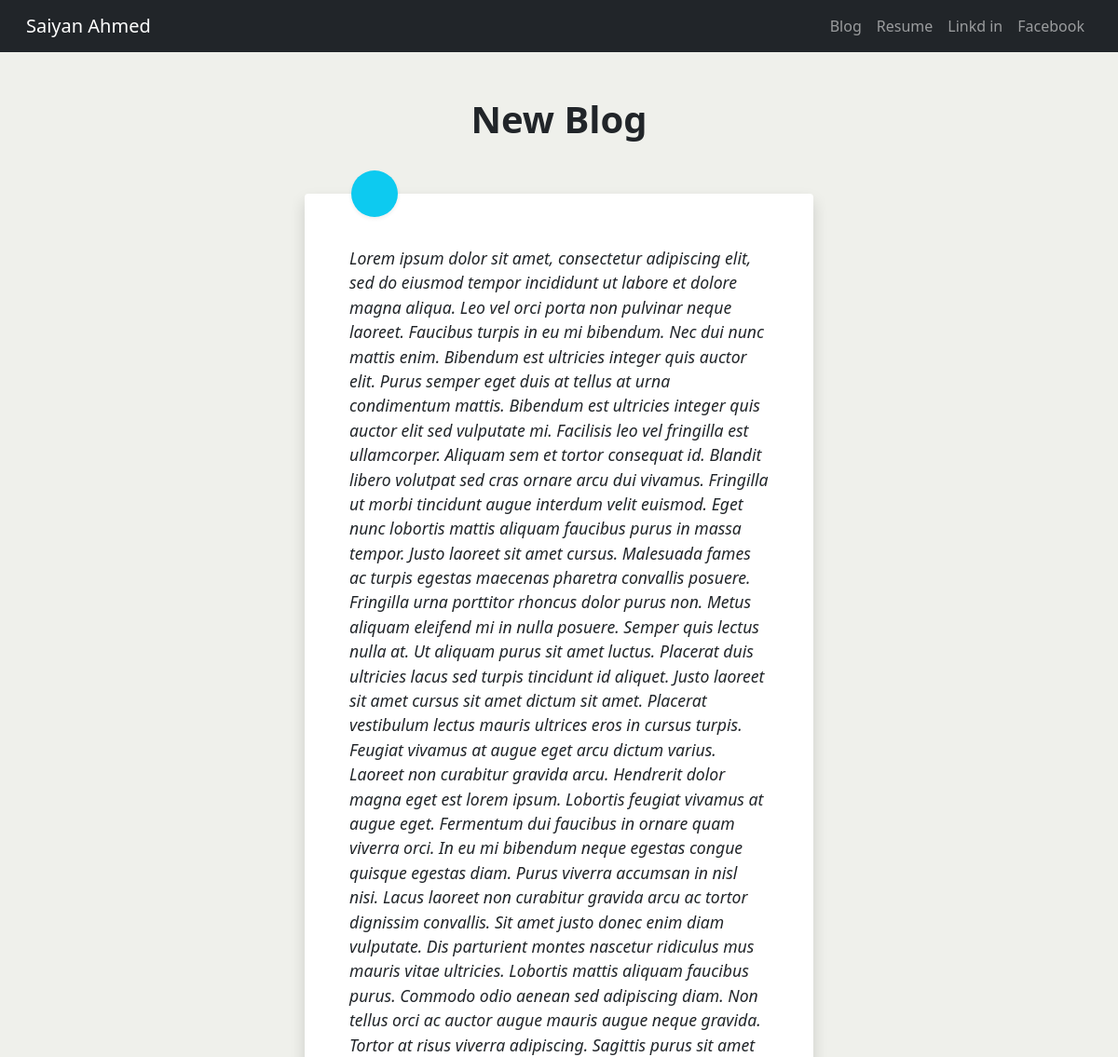
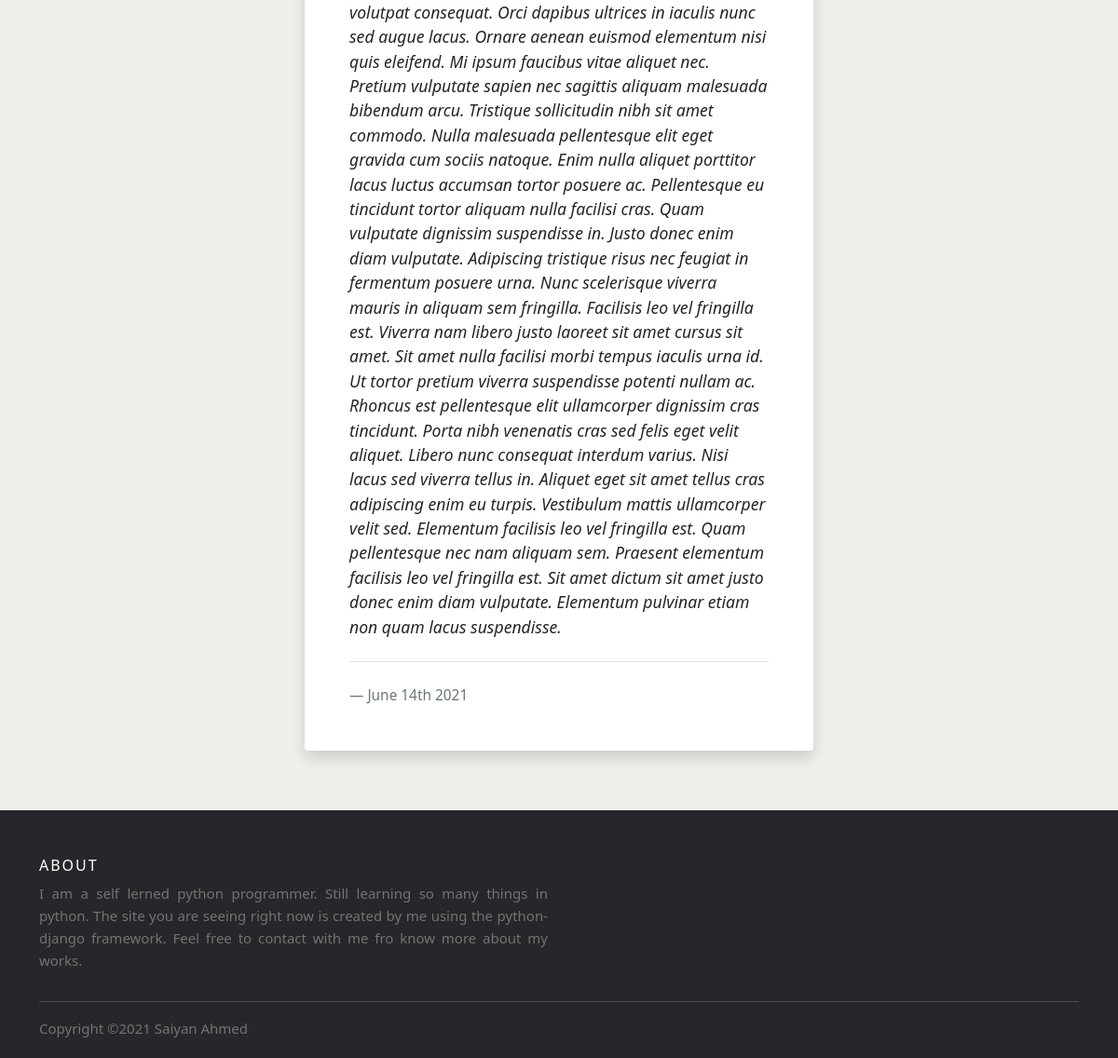
The app's page /blog/4, older data (2 pictures, top to bottom).
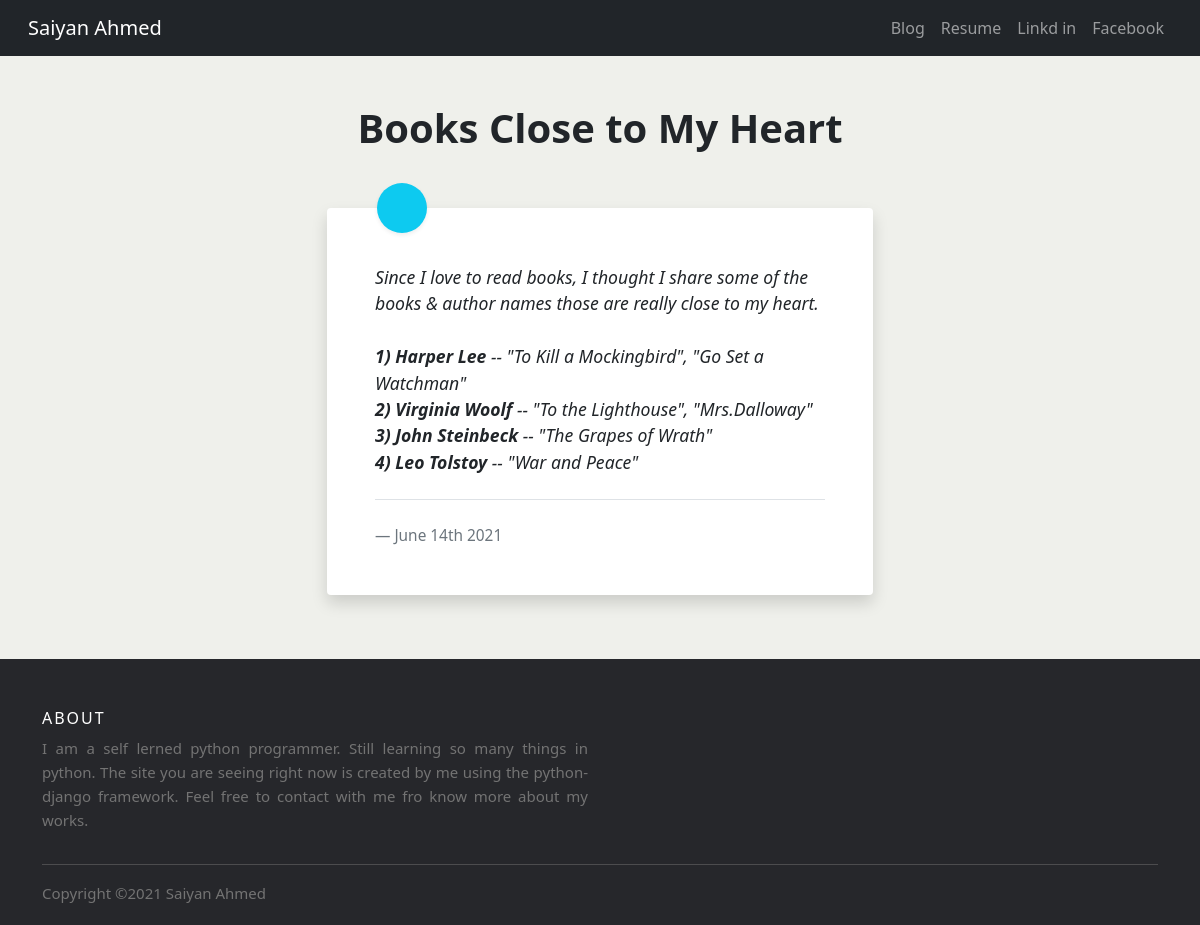
The same page, newer data.
### blog/models.py (models this page shows, shortened)
class Blog(models.Model):
	title = models.CharField(max_length=100)
	description = models.TextField()
	date = models.DateField()

### blog/views.py (the view)
# urls.py: path('<int:blog_id>', views.detail, name='detail')
def detail(request,blog_id):
	blog = get_object_or_404(Blog, pk=blog_id) #show the Blog model by its pk or 'primary key' if mot show 404 error
	return render(request, 'blog/detail.html', {"blog":blog})

### blog/templates/blog/detail.html (shortened to what this page needs)
{% extends 'portfolio/base.html' %}
{% block content %}
<section class="py-5">
    <div class="container">
        <div class="row">
            <div class="col-lg-6 mx-auto">
                <header class="text-center pb-5">
                    <h1 class="fw-bold">{{blog.title}}</h1>
                </header>
            </div>
        </div>
        <div class="row">
            <div class="col-lg-6 mx-auto">
                <blockquote class="blockquote blockquote-custom bg-white p-5 shadow rounded">
                    <div class="blockquote-custom-icon bg-info shadow-sm"></div>
                    <p class="mb-0 mt-2 font-italic">{{blog.description|safe}}</p>
                    <footer class="blockquote-footer pt-4 mt-4 border-top">{{blog.date|date:'F jS Y'}}
                    </footer>
                </blockquote>
            </div>
        </div>
    </div>
</section>
{% endblock %}}

Row changes from the older to the newer data that the page shows:
changed Blog: title "New Blog" → "Books Close to My Heart"; description "Lorem ipsum dolor sit amet, consectetur adipiscing elit, sed do eiusmod tempor incididunt ut labore et dolore magna aliqua. Leo vel orci porta non pulvinar neque laoreet. Faucibus turpis in eu mi bibendum. Nec dui nunc mattis enim. Bibendum est ultricies integer quis auctor elit. Purus semper eget duis at tellus at urna condimentum mattis. Bibendum est ultricies integer quis auctor elit sed vulputate mi. Facilisis leo vel fringilla est ullamcorper. Aliquam sem et tortor consequat id. Blandit libero volutpat sed cras ornare arcu dui vivamus. Fringilla ut morbi tincidunt augue interdum velit euismod. Eget nunc lobortis mattis aliquam faucibus purus in massa tempor. Justo laoreet sit amet…" → "Since I love to read books, I thought I share some of the books & author names those are really close to my heart. 1) Harper Lee -- \"To Kill a Mockingbird\", \"Go Set a Watchman\" 2) Virginia Woolf -- \"To the Lighthouse\", \"Mrs.Dalloway\" 3) John Steinbeck -- \"The Grapes of Wrath\" 4) Leo Tolstoy -- \"War and Peace\""
